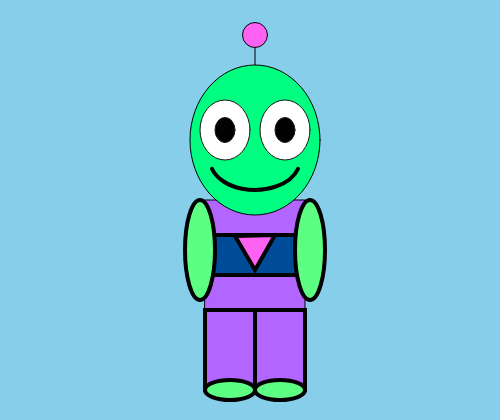
Frame 1 (no input)
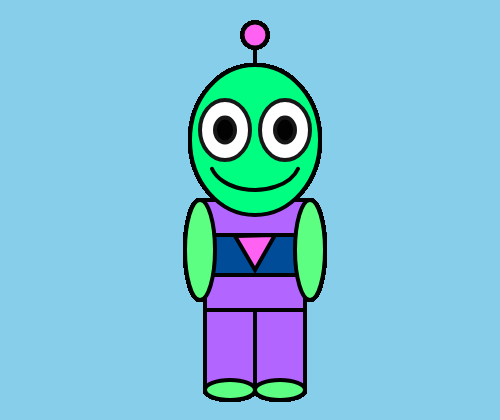
Frame 60 (no input)
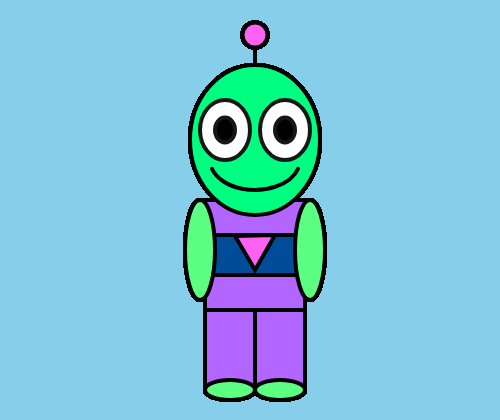
Frame 120 (the mouse pressed at the canvas centre since frame 60)

The p5.js sketch that drew these frames (run headless with seeded random() and noise() and a simulated clock; from frame 60 on, the mouse is pressed at the canvas centre):

// p5.js sketch
// ── sketch.js
function setup() {
  createCanvas(500, 420);
  background("skyblue");
}

function draw() {
  // Antenna
  fill(255, 98, 242);
  line(255, 95, 255, 25);
  circle(255, 35, 25);

  // Body
  fill("#b266ff");
  rect(205, 200, 100, 110);

  // Head
  fill("#00ff80");
  ellipse(255, 140, 130, 150); // Made the head slightly taller and wider

  // Eyes
  stroke(23);
  fill(255); // Changed eye color to white
  ellipse(225, 130, 50, 60);
  ellipse(285, 130, 50, 60);
  ellipse()
  // Pupils
  fill(2, 2, 2);
  ellipse(225, 130, 20, 25); // Added pupils to eyes
  ellipse(285, 130, 20,25);

  // Smile
  noFill();
  stroke(2, 2, 2);
  strokeWeight(4)
  // Changed smile color to black
  arc(255, 160, 90, 60, 0.2, PI -0.2); // Added a smile to the face
  
   //legs
  fill("#b266ff")
 rect(205,310, 50, 80);
  rect(255,310, 50, 80);
  
  //belt
  fill("#004C99")
  rect(205, 235, 100, 40);
 
  
  // Feet
  fill(93, 255, 131);
  ellipse(230,390, 50, 20);
  ellipse(280,390, 50, 20);

  // Arms
  fill(93, 255, 131);
  ellipse(200, 250, 30, 100);
  ellipse(310, 250, 30, 100);

   //triangle
  fill(255,98,242);
  triangle(235,236,275,235,255,270);
}
